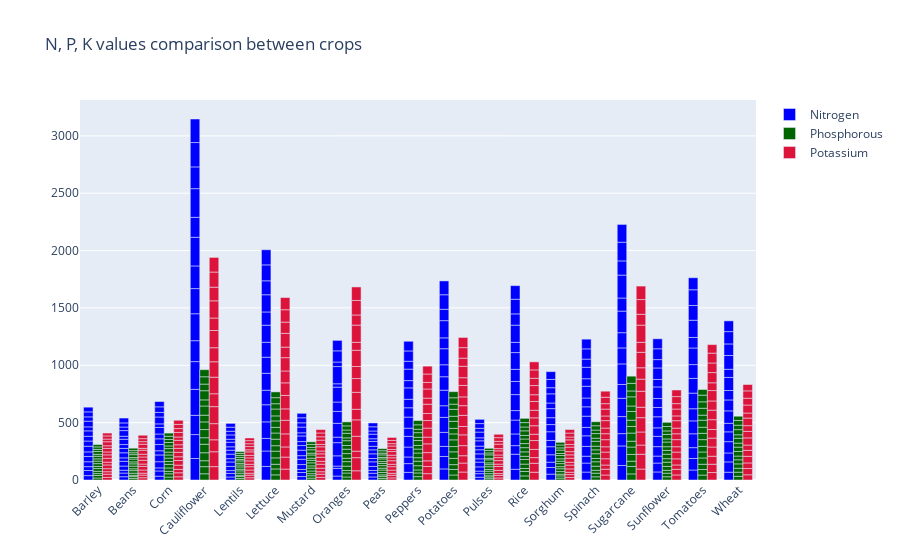

The notebook cell this image was saved under:
### Code cell
fig = go.Figure()

fig.add_trace(go.Bar(
    x=df['label'],
    y=df['N'],
    name='Nitrogen',
    marker_color='Blue'
))

fig.add_trace(go.Bar(
    x=df['label'],
    y=df['P'],
    name='Phosphorous',
    marker_color='darkgreen'
))

fig.add_trace(go.Bar(
    x=df['label'],
    y=df['K'],
    name='Potassium',
    marker_color='crimson'
))

fig.update_layout(
    title="N, P, K values comparison between crops",
    barmode='group',
    xaxis_tickangle=-45
)

fig.show()

### Figure 1 — Plotly figure (JSON) as saved in the notebook; plotly's stock layout.template omitted (floating-point values rounded to 4 significant figures; data arrays with more than 128 entries replaced by an {"elided": "..."} marker saying what was removed)
{"data": [{"marker": {"color": "Blue"}, "name": "Nitrogen", "type": "bar", "x": {"elided": "285 str values"}, "y": {"elided": "285 float values"}}, {"marker": {"color": "darkgreen"}, "name": "Phosphorous", "type": "bar", "x": {"elided": "285 str values"}, "y": {"elided": "285 float values"}}, {"marker": {"color": "crimson"}, "name": "Potassium", "type": "bar", "x": {"elided": "285 str values"}, "y": {"elided": "285 float values"}}], "layout": {"barmode": "group", "title": {"text": "N, P, K values comparison between crops"}, "xaxis": {"tickangle": -45}}}
